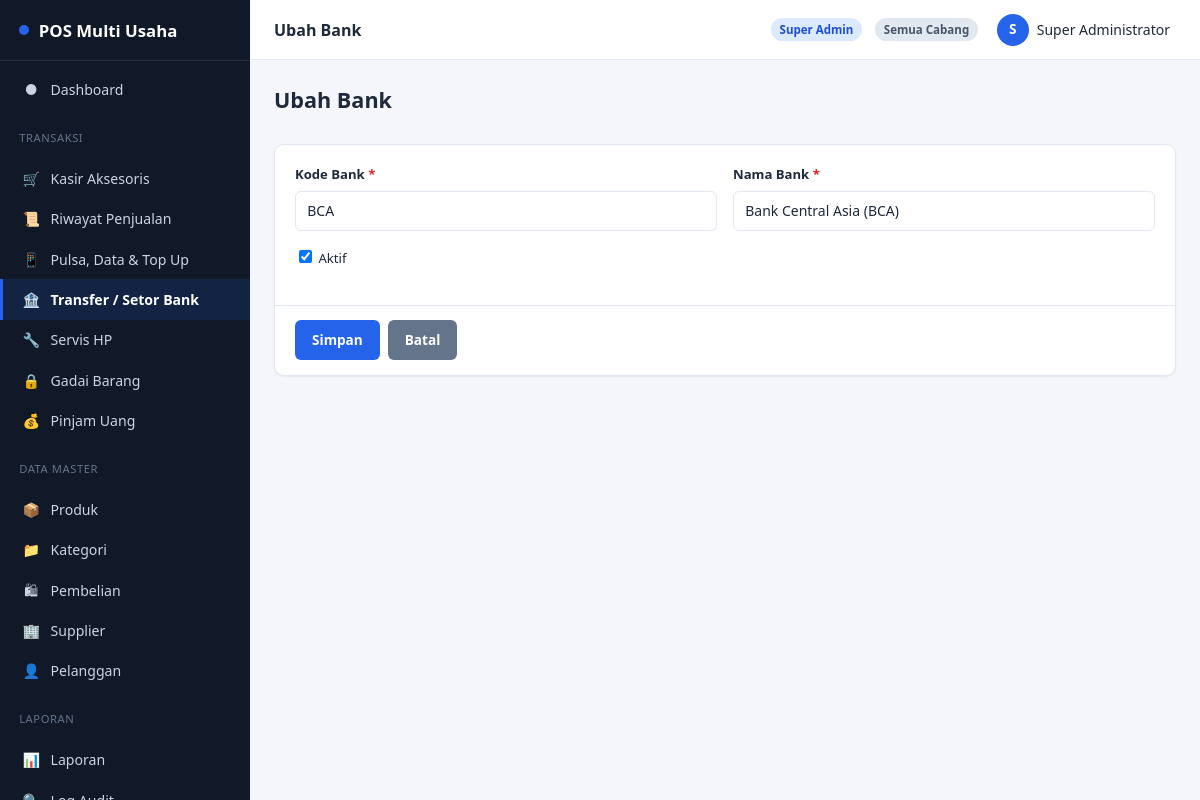
Page /bank/bankEdit/1 (signed in) on the committed database.
### tables this page shows
CREATE TABLE IF NOT EXISTS banks (
    id            INT UNSIGNED AUTO_INCREMENT PRIMARY KEY,
    code          VARCHAR(20)  NOT NULL UNIQUE,
    name          VARCHAR(100) NOT NULL,
    is_active     TINYINT(1)   NOT NULL DEFAULT 1,
    created_at    DATETIME     NOT NULL DEFAULT CURRENT_TIMESTAMP,
    deleted_at    DATETIME     DEFAULT NULL
);

### app/core/Controller.php (called while the page is built, shortened)
<?php
abstract class Controller
{
    protected function view(string $view, array $data = [], string $layout = 'app'): void
    {
        extract($data, EXTR_SKIP);
        $viewFile = VIEW_PATH . '/' . $view . '.php';
        $content = function () use ($viewFile, $data): void {
            extract($data, EXTR_SKIP);
            require $viewFile;
        };
        require VIEW_PATH . '/layouts/' . $layout . '.php';
    }
}

### app/controllers/BankController.php (called while the page is built, shortened)
<?php
final class BankController extends Controller
{
    public function bankEdit(string $id): void
    {
        $item = BankModel::find((int) $id);
        $this->view('bank/bank_form', ['title' => 'Ubah Bank', 'item' => $item]);
    }
}

### app/core/Router.php (called while the page is built, shortened)
<?php
final class Router
{
    public static function dispatch(string $route): void
    {
        $route = trim($route, '/');
        $segments = $route === '' ? [] : explode('/', $route);
        $action    = $segments[1] ?? 'index';
        $params    = array_slice($segments, 2);
        $controller = new $controllerClass();
        call_user_func_array([$controller, $action], $params);
    }
}

### index.php (called while the page is built, shortened)
<?php
require ROOT_PATH . '/app/config/config.php';
$route = $_GET['route'] ?? '';
Router::dispatch($route);

### app/core/Database.php (called while the page is built, shortened)
<?php
final class Database
{
    private static ?PDO $instance = null;
    public static function connection(): PDO
    {
        if (self::$instance === null) {
            $dsn = 'mysql:host=' . DB_HOST . ';dbname=' . DB_NAME . ';charset=' . DB_CHARSET;
            self::$instance = new PDO($dsn, DB_USER, DB_PASS, [
                PDO::ATTR_ERRMODE            => PDO::ERRMODE_EXCEPTION,
                PDO::ATTR_DEFAULT_FETCH_MODE => PDO::FETCH_ASSOC,
                PDO::ATTR_EMULATE_PREPARES   => false,
            ]);
        }
        return self::$instance;
    }
}

### app/core/Model.php (called while the page is built, shortened)
<?php
abstract class Model
{
    protected static string $table;
    protected static string $primaryKey = 'id';
    protected static bool $softDelete = false;
    protected static function db(): PDO
    {
        return Database::connection();
    }
    public static function find(int $id): ?array
    {
        $sql = 'SELECT * FROM ' . static::$table . ' WHERE ' . static::$primaryKey . ' = :id';
        $sql .= static::$softDelete ? ' AND deleted_at IS NULL' : '';
        $stmt = static::db()->prepare($sql);
        $stmt->execute(['id' => $id]);
        $row = $stmt->fetch();
        return $row === false ? null : $row;
    }
}

### app/config/config.php (called while the page is built, shortened)
<?php
spl_autoload_register(function (string $class): void {
    $dirs = [
        APP_PATH . '/core/',
        APP_PATH . '/controllers/',
        APP_PATH . '/models/',
    ];
    foreach ($dirs as $dir) {
        $file = $dir . $class . '.php';
        if (is_file($file)) {
            return;
        }
    }
});
require_once APP_PATH . '/core/helpers.php';
require_once APP_PATH . '/config/database.php';

### app/views/bank/bank_form.php (the view, shortened to what this page needs)
<?php $isEdit = $item !== null; ?>
<div class="content-header">
    <h1><?= $isEdit ? 'Ubah Bank' : 'Tambah Bank' ?></h1>
</div>
<div class="card">
    <form method="post" action="<?= e(url($isEdit ? 'bank/bankUpdate/' . $item['id'] : 'bank/bankStore')) ?>">
        <div class="card-body">
            <div class="form-row">
                <div class="form-group">
                    <label>Kode Bank <span class="req">*</span></label>
                    <input type="text" name="code" value="<?= $isEdit ? e($item['code']) : old('code') ?>" required maxlength="20">
                </div>
                <div class="form-group">
                    <label>Nama Bank <span class="req">*</span></label>
                    <input type="text" name="name" value="<?= $isEdit ? e($item['name']) : old('name') ?>" required maxlength="100">
                </div>
            </div>
            <div class="form-group">
                <label style="font-weight:400;"><input type="checkbox" name="is_active" value="1" <?= (!$isEdit || $item['is_active']) ? 'checked' : '' ?> style="width:auto;display:inline-block;"> Aktif</label>
            </div>
        </div>
        <div class="card-footer flex gap-sm">
            <button type="submit" class="btn">Simpan</button>
            <a class="btn btn-secondary" href="<?= e(url('bank/banks')) ?>">Batal</a>
        </div>
    </form>
</div>

### assets/css/app.css (style rules this page uses)
:root { --color-primary: #2563eb; --color-primary-dark: #1d4ed8; --color-primary-light: #dbeafe; --color-success: #16a34a; --color-success-light: #dcfce7; --color-danger: #dc2626; --color-danger-light: #fee2e2; --color-warning: #d97706; --color-warning-light: #fef3c7; --color-info: #0891b2; --color-bg: #f4f6fb; --color-surface: #ffffff; --color-border: #e2e8f0; --color-text: #1e293b; --color-text-muted: #64748b; --color-sidebar-bg: #111827; --color-sidebar-text: #cbd5e1; --color-sidebar-active: #2563eb; --radius-sm: 6px; --radius-md: 10px; --radius-lg: 16px; --shadow-sm: 0 1px 2px rgba(15, 23, 42, .06); --shadow-md: 0 4px 12px rgba(15, 23, 42, .08); --sidebar-width: 250px; --header-height: 60px; }
* { box-sizing: border-box; }
html, body { margin: 0; padding: 0; height: 100%; }
body { font-family: 'Segoe UI', Roboto, -apple-system, BlinkMacSystemFont, Arial, sans-serif; background: var(--color-bg); color: var(--color-text); font-size: 14px; line-height: 1.5; }
a { color: var(--color-primary); text-decoration: none; }
h1, h2, h3, h4 { margin: 0 0 .5rem; font-weight: 600; }
.content-header { display: flex; align-items: center; justify-content: space-between; flex-wrap: wrap; gap: .75rem; margin-bottom: 1.25rem; }
.content-header h1 { font-size: 1.35rem; }
.card { background: var(--color-surface); border: 1px solid var(--color-border); border-radius: var(--radius-md); box-shadow: var(--shadow-sm); margin-bottom: 1.25rem; }
.card-body { padding: 1.25rem; }
.card-footer { padding: .9rem 1.25rem; border-top: 1px solid var(--color-border); }
.form-group { margin-bottom: 1rem; }
.form-row { display: grid; grid-template-columns: repeat(2, 1fr); gap: 1rem; }
label { display: block; font-weight: 600; font-size: .82rem; margin-bottom: .35rem; }
label .req { color: var(--color-danger); }
input[type=text], input[type=password], input[type=number], input[type=date], input[type=datetime-local], input[type=search], input[type=email], input[type=tel], select, textarea { width: 100%; padding: .55rem .7rem; border: 1px solid var(--color-border); border-radius: var(--radius-sm); font: inherit; background: #fff; color: var(--color-text); }
.btn { display: inline-flex; align-items: center; justify-content: center; gap: .4rem; padding: .55rem 1rem; border-radius: var(--radius-sm); border: 1px solid transparent; font: inherit; font-weight: 600; font-size: .85rem; cursor: pointer; background: var(--color-primary); color: #fff; transition: filter .15s ease; }
.btn-secondary { background: #64748b; }
.flex { display: flex; }
.gap-sm { gap: .5rem; }

### rows in the picture
banks: code "BCA", name "Bank Central Asia (BCA)", is_active "☑"

### other values in the picture
APP_NAME "POS Multi Usaha"
$item['icon'] "●"
$item['label'] "Dashboard"
$item['icon'] "🛒"
$item['label'] "Kasir Aksesoris"
$item['icon'] "📜"
$item['label'] "Riwayat Penjualan"
$item['icon'] "📱"
$item['label'] "Pulsa, Data & Top Up"
$item['icon'] "🏦"
$item['label'] "Transfer / Setor Bank"
$item['icon'] "🔧"
$item['label'] "Servis HP"
$item['icon'] "🔒"
$item['label'] "Gadai Barang"
